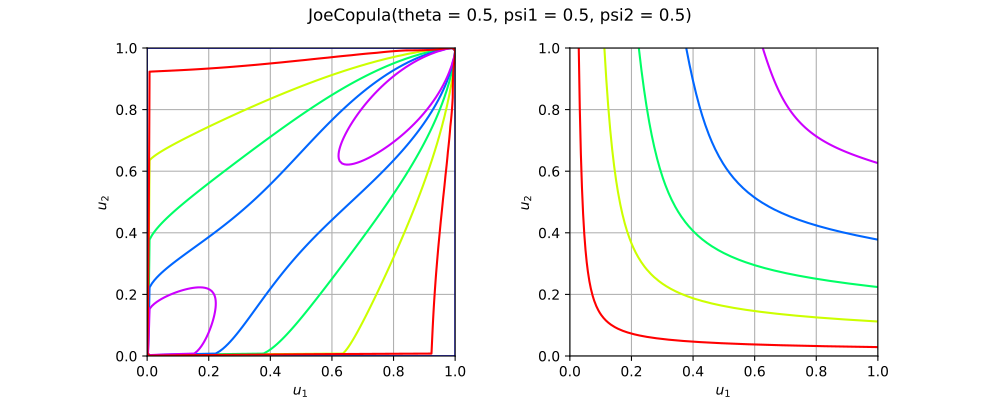

Generate this figure with Python:
import openturns as ot
from matplotlib import pyplot as plt
from openturns.viewer import View
if ot.JoeCopula().__class__.__name__ == 'EmpiricalBernsteinCopula':
    sample = ot.Dirichlet([1.0, 2.0, 3.0]).getSample(100)
    copula = ot.EmpiricalBernsteinCopula(sample, 4)
elif ot.JoeCopula().__class__.__name__ == 'ExtremeValueCopula':
    copula = ot.ExtremeValueCopula(ot.SymbolicFunction("t", "t^3/2-t/2+1"))
elif ot.JoeCopula().__class__.__name__ == 'MaximumEntropyOrderStatisticsCopula':
    marginals = [ot.Beta(1.5, 3.2, 0.0, 1.0),  ot.Beta(2.0, 4.3, 0.5, 1.2)]
    copula = ot.MaximumEntropyOrderStatisticsCopula(marginals)
elif ot.JoeCopula().__class__.__name__ == 'NormalCopula':
    R = ot.CorrelationMatrix(2)
    R[1, 0] = 0.8
    copula = ot.NormalCopula(R)
elif ot.JoeCopula().__class__.__name__ == 'SklarCopula':
    student = ot.Student(3.0, [1.0]*2, [3.0]*2, ot.CorrelationMatrix(2))
    copula =  ot.SklarCopula(student)
else:
    copula = ot.JoeCopula()
if copula.getDimension() == 1:
    copula = ot.JoeCopula(2)
copula.setDescription(['$u_1$', '$u_2$'])
pdf_graph = copula.drawPDF()
cdf_graph = copula.drawCDF()
fig = plt.figure(figsize=(10, 4))
pdf_axis = fig.add_subplot(121)
cdf_axis = fig.add_subplot(122)
View(pdf_graph, figure=fig, axes=[pdf_axis], add_legend=False, square_axes=True)
View(cdf_graph, figure=fig, axes=[cdf_axis], add_legend=False, square_axes=True)
title = str(copula)[:100].split('\n')[0]
fig.suptitle(title)
